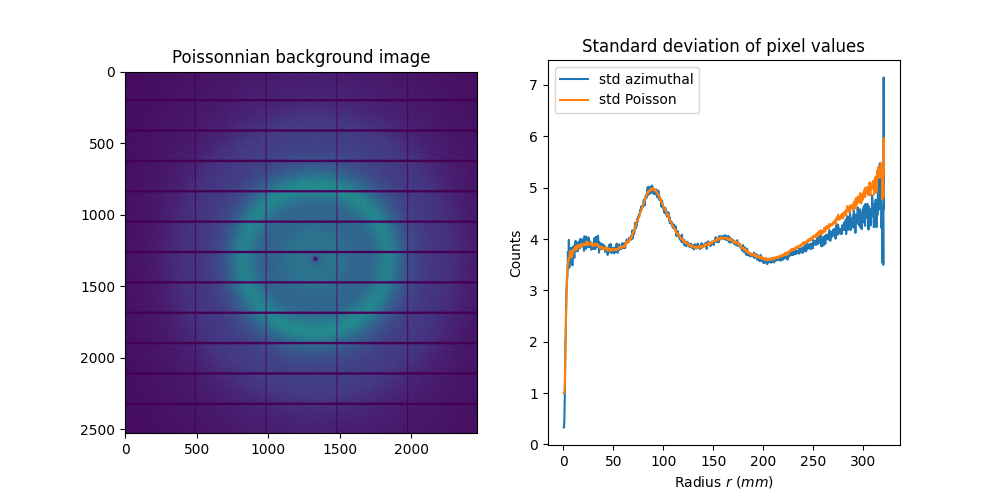

Source code (Python):
%matplotlib widget
import numpy
import pyFAI, pyFAI.test.utilstest
import fabio
from pyFAI.gui import jupyter
from matplotlib.pyplot import subplots

img = fabio.open(pyFAI.test.utilstest.UtilsTest.getimage("Pilatus6M.cbf")).data
ai = pyFAI.load(pyFAI.test.utilstest.UtilsTest.getimage("Pilatus6M.poni"))
ai

npt=1000
unit="r_mm"
polarization=1
method=("no","csr","opencl")
error_model="hybrid"

avg = ai.sigma_clip_ng(img, npt, polarization_factor=polarization, error_model="hybrid", method=method, unit=unit)
jupyter.plot1d(avg)

bg = numpy.random.poisson(ai.calcfrom1d(avg.radial, avg.intensity, mask=ai.detector.mask, dim1_unit=avg.unit, polarization_factor=polarization))
jupyter.display(bg)

res_azim = ai.integrate1d(bg, 1000, error_model="azimuthal", method=("no","csr","cython"),unit=unit, polarization_factor=1)
res_pois = ai.integrate1d(bg, 1000, error_model="poisson", method=("no","csr","cython"),unit=unit, polarization_factor=1)

fig, ax = subplots(1,2, figsize=(10,5))
ax[0].imshow(bg)
ax[0].set_title("Poissonnian background image")
ax[1].plot(res_azim.radial,res_azim.std, "-", label="std azimuthal")
ax[1].plot(res_pois.radial,res_pois.std, "-",label="std Poisson")
ax[1].set_xlabel(res_pois.unit.label)
ax[1].set_title("Standard deviation of pixel values")
ax[1].set_ylabel("Counts")
ax[1].legend()
fig.savefig("fig_std.png")
fig.savefig("fig_std.pdf")
fig.savefig("fig_std.eps")